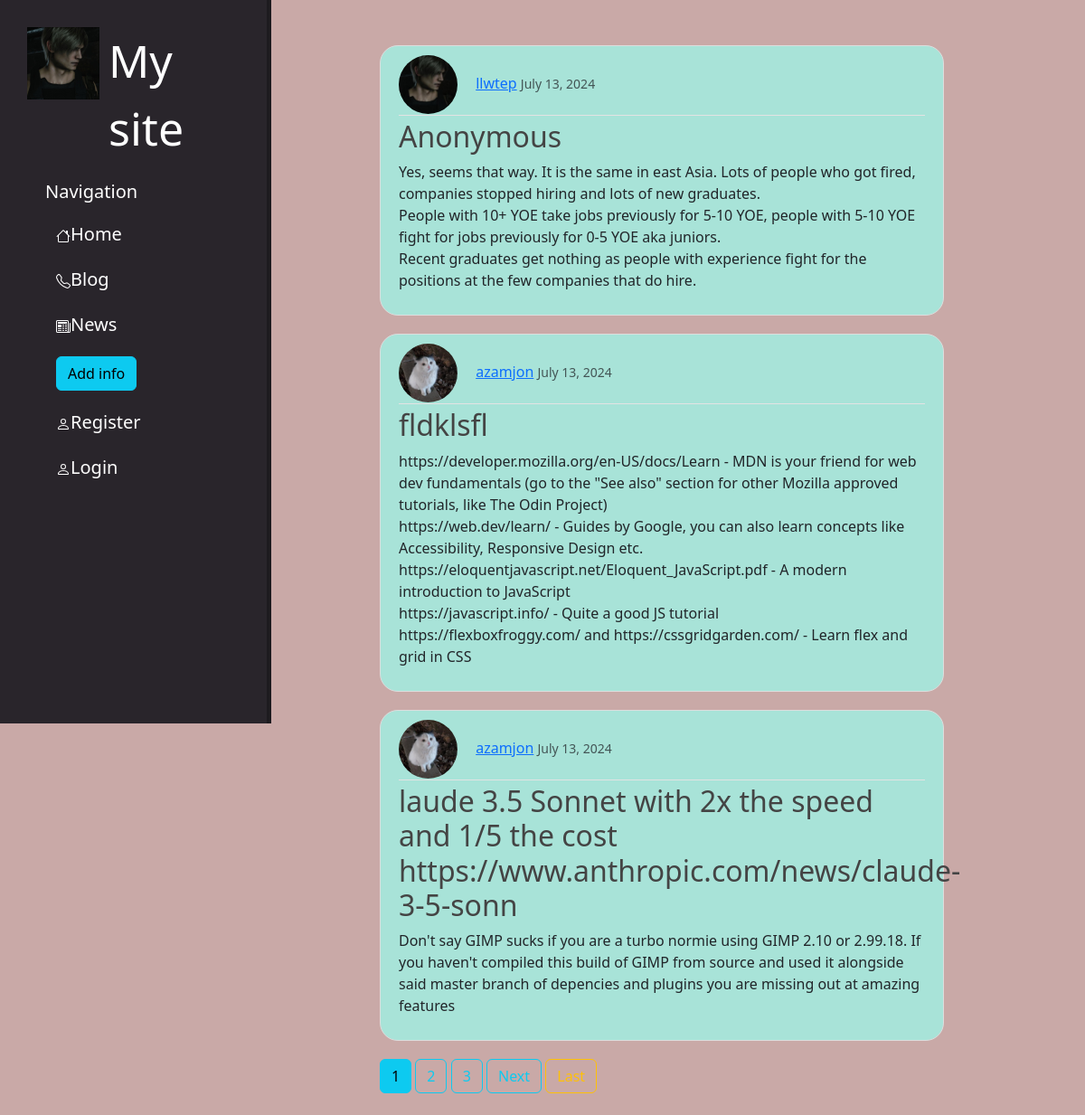
Screenshot of /blog/ with the database file from the repository.
### blog/models.py (models this page shows, shortened)
class Post(models.Model):
    title=models.CharField(max_length=100)
    content=models.TextField()
    date_posted=models.DateTimeField(default=timezone.now)
    author=models.ForeignKey(User,on_delete=models.CASCADE)

### users/models.py (models this page shows, shortened)
class Profile(models.Model):
    user=models.OneToOneField(User,on_delete=models.CASCADE)
    image=models.ImageField(default='default.jpg', upload_to='profile_pics')

### blog/views.py (the view)
# urls.py: path('', PostListView.as_view(),name='blog-home'),
class PostListView(ListView):
    model=Post
    template_name = 'blog/blog-home.html'
    context_object_name = 'posts'
    ordering = ['-date_posted']
    paginate_by = 3

### blog/templates/blog/blog-home.html (shortened to what this page needs)
{%extends 'main/layout.html'%}
{%block content%}
  <div class="wrapper-blog">
  {% for post in posts %}
        <article class="media content-section">
          <div class="media-body">
            <div class="article-metadata">
            <img class="rounded-circle article-img" src="{{ post.author.profile.image.url }}">
              <a class="mr-2" href="{%url 'user-posts' post.author.username%}">{{ post.author }}</a>
              <small class="text-muted">{{ post.date_posted|date:"F d, Y" }}</small>
            </div>
            <h2><a class="article-title" href="{%url 'post-detail' post.id%}">{{ post.title }}</a></h2>
            <p class="article-content">{{ post.content }}</p>
          </div>
        </article>
    {% endfor %}
     {% if is_paginated %}
      {% for num in page_obj.paginator.page_range %}
        {% if page_obj.number == num %}
          <a class="btn btn-info mb-4" href="?page={{ num }}">{{ num }}</a>
        {% elif num > page_obj.number|add:'-3' and num < page_obj.number|add:'3' %}
          <a class="btn btn-outline-info mb-4" href="?page={{ num }}">{{ num }}</a>
        {% endif %}
      {% endfor %}
      {% if page_obj.has_next %}
        <a class="btn btn-outline-info mb-4" href="?page={{ page_obj.next_page_number }}">Next</a>
        <a class="btn btn-outline-warning mb-4" href="?page={{ page_obj.paginator.num_pages }}">Last</a>
      {% endif %}
    {% endif %}
    </div>
{%endblock%}

### main/templates/main/layout.html (shortened to what this page needs)
{%load static%}
<!doctype html>
<html lang="ru">
<head>
    <link href="https://cdn.jsdelivr.net/npm/bootstrap@5.3.3/dist/css/bootstrap.min.css" rel="stylesheet">
    <link rel="stylesheet" href="{%static 'main/css/main.css'%}">
</head>
<body>
<aside>
    <img src="{% static 'main/img/ava.jpg'%}" alt="logo">
    <span class="logo">My site</span>
    <h3>Navigation</h3>
    <ul>
        <li><a href="{%url 'home'%}">Home</a></li>
        <li><a href="{%url 'blog-home'%}">Blog</a></li>
        <li><a href="{%url 'news_home'%}">News</a></li>
        <li><a href="{%url 'create'%}"><button class="btn btn-info">Add info</button></a></li>
        {%if user.is_authenticated%}
            <li><a href="{%url 'profile'%}"><svg xmlns="http://www.w3.org/2000/svg" width="16" height="16" fill="currentColor" class="bi bi-person" viewBox="0 0 16 16">
                  <path d="M8 8a3 3 0 1 0 0-6 3 3 0 0 0 0 6m2-3a2 2 0 1 1-4 0 2 2 0 0 1 4 0m4 8c0 1-1 1-1 1H3s-1 0-1-1 1-4 6-4 6 3 6 4m-1-.004c-.001-.246-.154-.986-.832-1.664C11.516 10.68 10.289 10 8 10s-3.516.68-4.168 1.332c-.678.678-.83 1.418-.832 1.664z"/>
                </svg>Profile</a></li>
        <li><a href="{%url 'post-create'%}"><svg xmlns="http://www.w3.org/2000/svg" width="16" height="16" fill="currentColor" class="bi bi-plus-lg" viewBox="0 0 16 16">
              <path fill-rule="evenodd" d="M8 2a.5.5 0 0 1 .5.5v5h5a.5.5 0 0 1 0 1h-5v5a.5.5 0 0 1-1 0v-5h-5a.5.5 0 0 1 0-1h5v-5A.5.5 0 0 1 8 2"/>
            </svg>Create a post</a></li>
             <li style="display:inline">
            <form action="{% url 'logout' %}" method="post"  style="display: inline;">
                {% csrf_token %}
                <button type="submit" class="btn btn-outline-light mt-4" style="float:left;"> <svg xmlns="http://www.w3.org/2000/svg" width="16" height="16" fill="currentColor" class="bi bi-person" viewBox="0 0 16 16">
                  <path d="M8 8a3 3 0 1 0 0-6 3 3 0 0 0 0 6m2-3a2 2 0 1 1-4 0 2 2 0 0 1 4 0m4 8c0 1-1 1-1 1H3s-1 0-1-1 1-4 6-4 6 3 6 4m-1-.004c-.001-.246-.154-.986-.832-1.664C11.516 10.68 10.289 10 8 10s-3.516.68-4.168 1.332c-.678.678-.83 1.418-.832 1.664z"/>
                </svg>Logout</button>
            </form></li>
        {%else%}
            <li><a href="{%url 'register-page'%}">Register</a></li>
                    <li><a href="{%url 'login'%}">Login</a></li>
        {%endif%}
    </ul>
</aside>
<div class="wrapper">
{%block content%}{%endblock%}
</div>
</body>
</html>

### main/static/main/css/main.css (style rules this page uses)
body { background:#c9a9a7; }
aside { float:left; width:25%; color:#fff; padding:2.5%; background:#29252b; border-right:5px solid #1d1b1f; height:100vh; position:fixed; }
aside img { width:80px; float:left; }
aside .logo { display:block; font-size:50px; font-width:bold; position:relative; left:10px; }
aside h3 { font-size:20px; margin:20px; }
aside ul { list-style:none; }
aside ul li { color:#fff; display:block; margin-top:20px; transition: transform .6s ease; font-size:20px; }
aside ul a { text-decoration:none; color:#fff; font-size:20px; }
.wrapper { padding-left:35%; }
.wrapper-blog { display:block; width:100%; padding-top:50px; }
.content-section { background: #a8e3d8; padding: 10px 20px; border: 1px solid #dddddd; border-radius: 3px; margin-bottom: 20px; width:80%; border-radius:20px; }
.article-title { color: #444444; }
h2 .article-title { text-decoration: none !important; }
.article-content { white-space: pre-line; }
.article-img { height: 65px; width: 65px; margin-right: 16px; }
.article-metadata { padding-bottom: 1px; margin-bottom: 4px; border-bottom: 1px solid #e3e3e3 }

### rows the page displays
Post: author.profile.image (picture), author "llwtep", date_posted "July 13, 2024", title "Anonymous", content "Yes, seems that way. It is the same in east Asia. Lots of people who got fired, companies stopped hiring and lots of new graduates. People with 10+ YOE take jobs previously for 5-10 YOE, people with 5-10 YOE fight for jobs previously for 0-5 YOE aka juniors. Recent graduates get nothing as people with experience fight for the positions at the few companies that do hire."
Post: author.profile.image (placeholder picture), author "azamjon", date_posted "July 13, 2024", title "fldklsfl", content "https://developer.mozilla.org/en-US/docs/Learn - MDN is your friend for web dev fundamentals (go to the \"See also\" section for other Mozilla approved tutorials, like The Odin Project) https://web.dev/learn/ - Guides by Google, you can also learn concepts like Accessibility, Responsive Design etc. https://eloquentjavascript.net/Eloquent_JavaScript.pdf - A modern introduction to JavaScript https://javascript.info/ - Quite a good JS tutorial https://flexboxfroggy.com/ and https://cssgridgarden.com/ - Learn flex and grid in CSS"
Post: author.profile.image (placeholder picture), author "azamjon", date_posted "July 13, 2024", title "laude 3.5 Sonnet with 2x the speed and 1/5 the cost https://www.anthropic.com/news/claude-3-5-sonn", content "Don't say GIMP sucks if you are a turbo normie using GIMP 2.10 or 2.99.18. If you haven't compiled this build of GIMP from source and used it alongside said master branch of depencies and plugins you are missing out at amazing features"

### other values shown
{{ num }} "1"
{{ num }} "2" "3"
